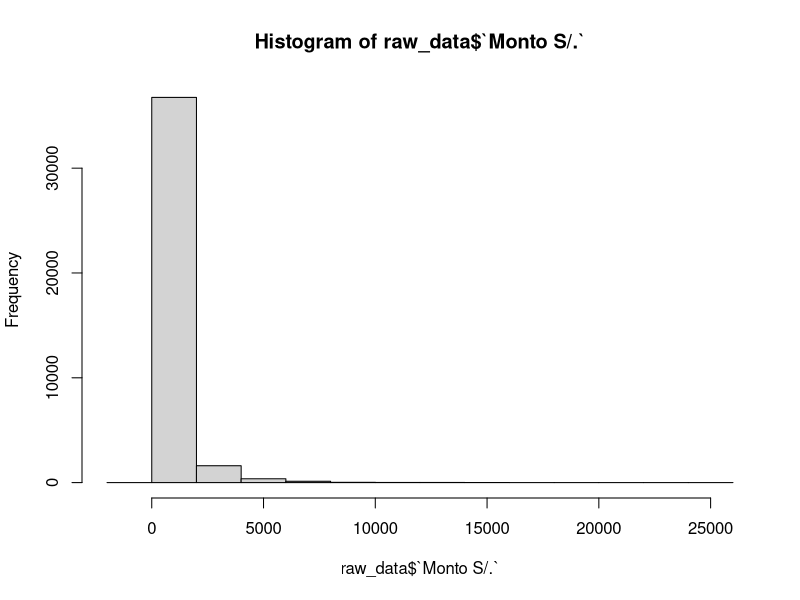
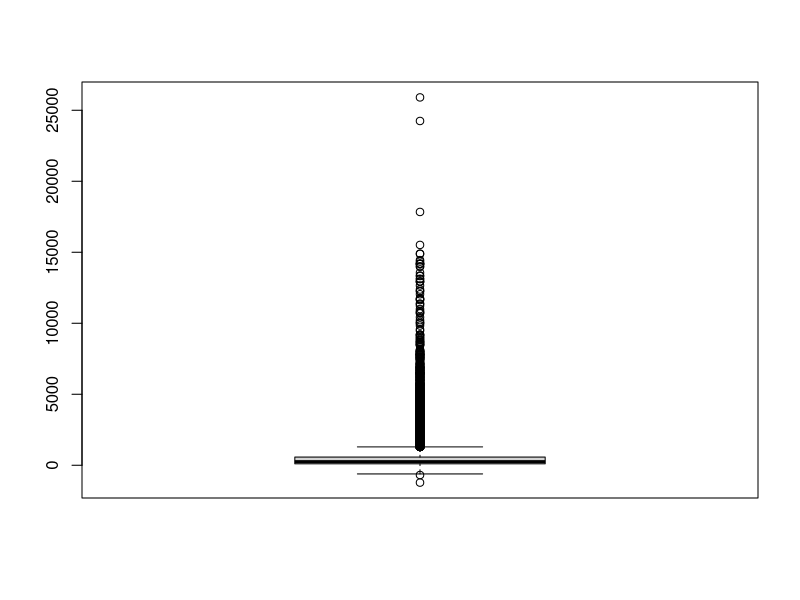

Here is the R script that generated these plots, in order:
## ---- chunk 1
knitr::opts_chunk$set(echo = TRUE)
## ---- chunk 2
#install.packages("devtools") # Instala herramientas para RStudio
#devtools::install_github("hadley/readxl") # Instalamos libreria para leer ficheros XLSX
setwd("/Users/gustavo/Desktop/examen_estadistica/") # Establecemos el directorio de trabajo
## ---- chunk 3

library(readxl) # Cargamos la libreria para leer ficheros XLSX

raw_data<-read_excel("Caso_Fraudes_Visa_Examen.xlsx")

## ---- chunk 4
summary(raw_data)
## ---- chunk 5
str(raw_data)
## ---- chunk 6
mean(raw_data$`Monto S/.`)
## ---- chunk 7
quantile(raw_data$`Monto S/.`)
## ---- chunk 8
hist(raw_data$`Monto S/.`)
## ---- chunk 9
boxplot(raw_data$`Monto S/.`)
## ---- chunk 10
# Convetimos la columna a tipo factor para poder trabajarla con R
factor_tipo_tarjeta <- factor(raw_data$TIPOTARJETA)
summary(factor_tipo_tarjeta)
## ---- chunk 11
tipo_debito <- sum(factor_tipo_tarjeta == 'D') # 1023
tipo_credito <- sum(factor_tipo_tarjeta == 'C') # 37897
total_tarjeta <- tipo_credito + tipo_debito

porc_debito <- round(tipo_debito / total_tarjeta, 2) * 100
porc_credito <- round(tipo_credito / total_tarjeta, 2) * 100
## ---- chunk 12
sprintf("El porcentaje de casos de Fraude con Tajeta de Credito es de  %d%%", porc_credito)
## ---- chunk 13
sprintf("El porcentaje de casos de Fraude con Tajeta de Debito es de  %d%%", porc_debito)
## ---- chunk 14
# Convetimos la columna a tipo factor para poder trabajarla con R
summary(factor(raw_data$BANCONOMBRE))
